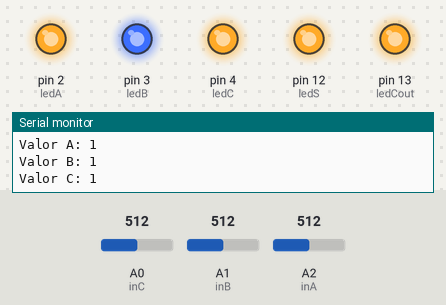
Bench run of a sketch on a simulated Arduino Uno, built with avr-gcc and run on an emulated ATmega328P. On the bench: output pins drawn as LEDs (lit = HIGH), the last lines printed to the serial monitor. Inputs (shaded band) come from the test bench; at power-on: A0 (inC) = 512, A1 (inB) = 512, A2 (inA) = 512.

Above: at 1.2 s.
1.3 s: A0 (inC) set to 493
At 2.4 s:
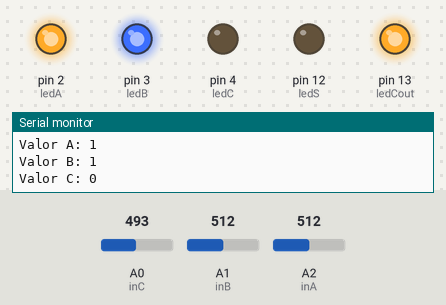
3.0 s: A1 (inB) set to 498
At 3.7 s:
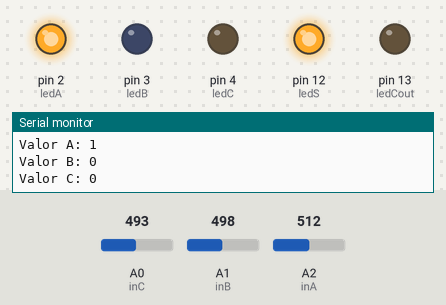
4.5 s: A2 (inA) set to 494
At 5.1 s:
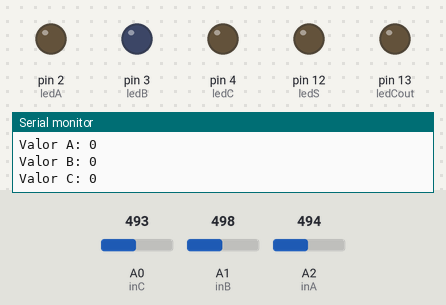
6.0 s: A1 (inB) set to 716
At 6.5 s:
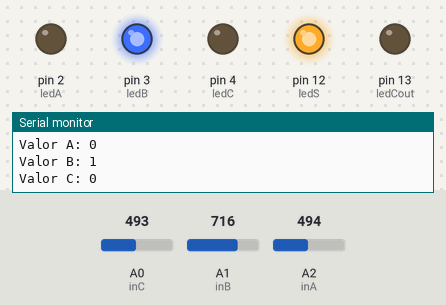
7.5 s: A0 (inC) set to 716
At 7.8 s:
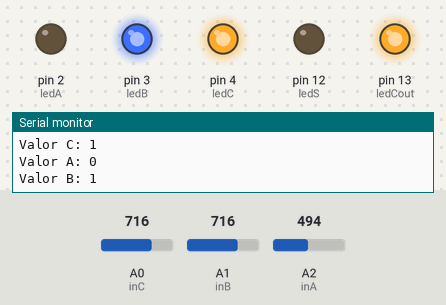
9.0 s: A1 (inB) set to 511
At 10.4 s:
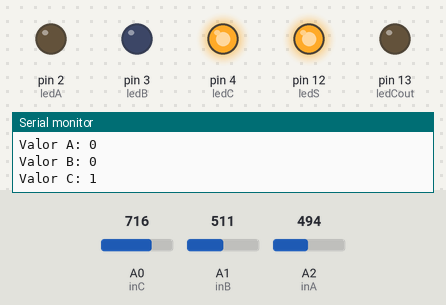
Timing chart, 0 to 11.5 s (numbered marks = the images above; inputs shaded):
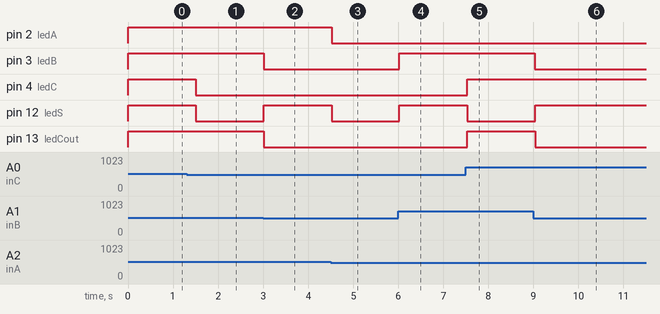

The sketch:

Tarea_7_Sumador_Completo.ino
```cpp
int inA = A2;
int inB = A1;
int inC = A0;
int ledA = 2;
int ledB = 3;
int ledC = 4;
int ledS = 12;
int ledCout = 13;

void setup() {
  // put your setup code here, to run once:
  pinMode(ledA, OUTPUT);
  pinMode(ledB, OUTPUT);
  pinMode(ledC, OUTPUT);
  pinMode(ledS, OUTPUT);
  pinMode(ledCout, OUTPUT);
  Serial.begin(9600);
}

int A, B, C, S, Cout;

void loop() {
  // put your main code here, to run repeatedly:
  //ENTRADAS..
  A = analogRead(inA);
  A = A / 512;
  if (A == 0) {
    actionLED(ledA, 0);
  } else {
    actionLED(ledA, 1);
  }
  Serial.println("Valor A: " + String(A));

  B = analogRead(inB);
  B = B / 512;
  if (B == 0) {
    actionLED(ledB, 0);
  } else {
    actionLED(ledB, 1);
  }
  Serial.println("Valor B: " + String(B));

  C = analogRead(inC);
  C = C / 512;
  if (C == 0) {
    actionLED(ledC, 0);
  } else {
    actionLED(ledC, 1);
  }
  Serial.println("Valor C: " + String(C));

  //SUMADOR
  if ((A + B) == 1) {
    S = 1;
  } else {
    S = 0;
  }
  if ((S + C) == 1) {
    S = 1;
  } else {
    S = 0;
  }

  actionLED(ledS, S);

  Cout = A + B;
  if (Cout == 2) {
    actionLED(ledCout, 1);
  } else {
    Cout += C;
    if (Cout == 2) {
      actionLED(ledCout, 1);
    }
  }
  if (Cout != 2) {
    actionLED(ledCout, 0);
  }
  delay(250);
}

void actionLED(int led, int valor) {
  digitalWrite(led, valor);
}
```

Measured:
- the behaviour switches between 512 and 511 on A0 (inC) (found by bisection; images 0 and 1)
- the behaviour switches between 512 and 511 on A1 (inB) (found by bisection; images 1 and 2)
- the behaviour switches between 512 and 511 on A2 (inA) (found by bisection; images 2 and 3)
- after the input at 1.3 s, pin 4 (ledC), pin 12 (ledS): HIGH → LOW after 0.21 s
- after the input at 3.0 s, pin 3 (ledB), pin 13 (ledCout): HIGH → LOW at once; pin 12 (ledS): LOW → HIGH at once
- after the input at 4.5 s, pin 2 (ledA), pin 12 (ledS): HIGH → LOW at once
- after the input at 6.0 s, pin 3 (ledB), pin 12 (ledS): LOW → HIGH at once
- after the input at 7.5 s, pin 4 (ledC), pin 13 (ledCout): LOW → HIGH at once; pin 12 (ledS): HIGH → LOW at once
- after the input at 9.0 s, pin 3 (ledB), pin 13 (ledCout): HIGH → LOW at once; pin 12 (ledS): LOW → HIGH at once
